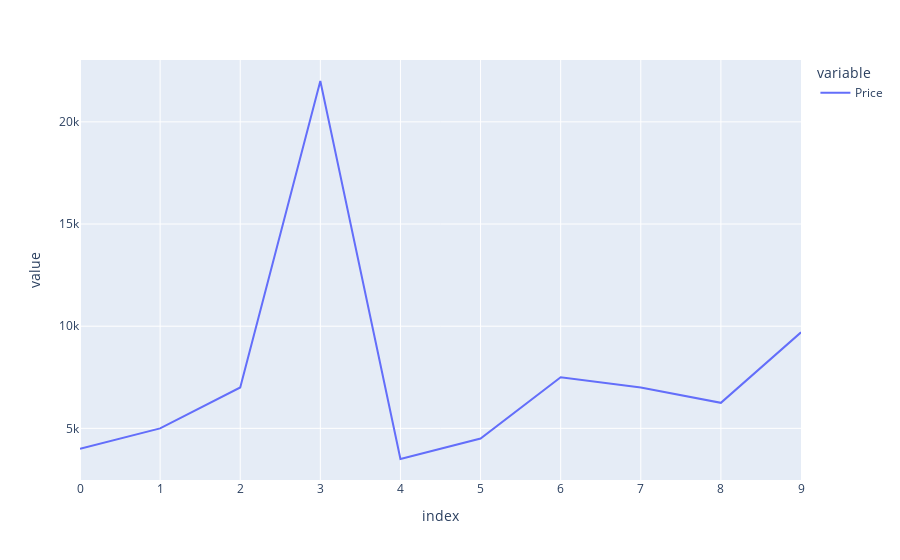

Write notebook code for a chart like this one.
### Code cell
fig = px.line(car_sales_df["Price"])
fig.show()

### Figure 1 — Plotly figure (JSON) as saved in the notebook; plotly's stock layout.template omitted (floating-point values rounded to 4 significant figures)
{"data": [{"hovertemplate": "variable=Price<br>index=%{x}<br>value=%{y}<extra></extra>", "legendgroup": "Price", "line": {"color": "#636efa", "dash": "solid"}, "marker": {"symbol": "circle"}, "mode": "lines", "name": "Price", "orientation": "v", "showlegend": true, "type": "scatter", "x": [0, 1, 2, 3, 4, 5, 6, 7, 8, 9], "xaxis": "x", "y": [4000, 5000, 7000, 22000, 3500, 4500, 7500, 7000, 6250, 9700], "yaxis": "y"}], "layout": {"legend": {"title": {"text": "variable"}, "tracegroupgap": 0}, "margin": {"t": 60}, "xaxis": {"anchor": "y", "domain": [0, 1], "title": {"text": "index"}}, "yaxis": {"anchor": "x", "domain": [0, 1], "title": {"text": "value"}}}}
